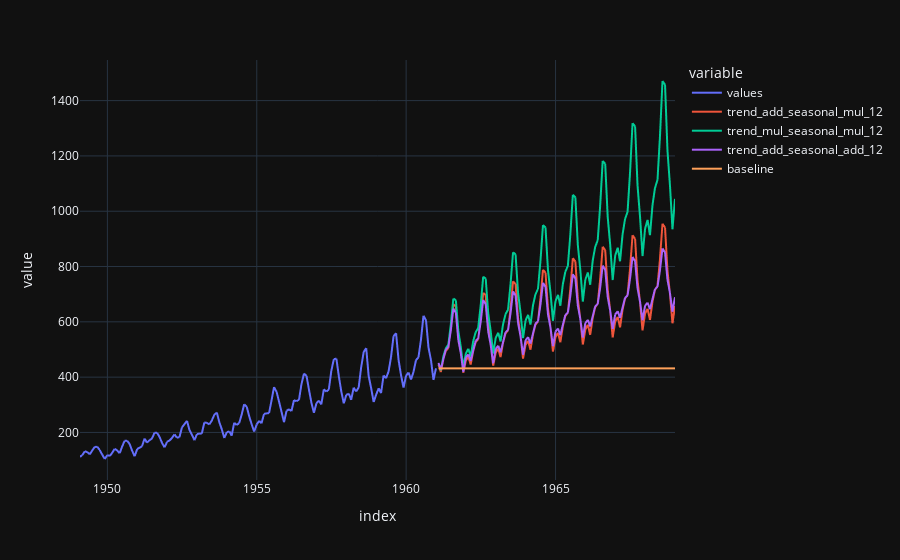

Here is the notebook cell this chart was saved with:
### Markdown cell above
## Variation playground: ETS

### Code cell
from modules import utils

df = df[['values']]

df_forecast = utils.get_model_forecast_exponential_smoothing(
    df, "values", horizon=96,
    class_config={"trend": "add", "seasonal": "mul", "seasonal_periods": 12},
    column_name='trend_add_seasonal_mul_12'
)
df_forecast = utils.get_model_forecast_exponential_smoothing(
    df_forecast, "values", horizon=96,
    class_config={"trend": "mul", "seasonal": "mul", "seasonal_periods": 12},
    column_name='trend_mul_seasonal_mul_12'
)
df_forecast = utils.get_model_forecast_exponential_smoothing(
    df_forecast, "values", horizon=96,
    class_config={"trend": "add", "seasonal": "add", "seasonal_periods": 12},
    column_name='trend_add_seasonal_add_12'
)
df_forecast = utils.get_model_forecast_exponential_smoothing(
    df_forecast, "values", horizon=96,
    column_name='baseline'
)

df_forecast.plot(color="variable")

### Figure 1 — Plotly figure (JSON) as saved in the notebook; plotly's stock layout.template omitted (floating-point values rounded to 4 significant figures; data arrays with more than 128 entries replaced by an {"elided": "..."} marker saying what was removed)
{"data": [{"hovertemplate": "variable=values<br>index=%{x}<br>value=%{y}<extra></extra>", "legendgroup": "values", "line": {"color": "#636efa", "dash": "solid"}, "marker": {"symbol": "circle"}, "mode": "lines", "name": "values", "showlegend": true, "type": "scattergl", "x": {"elided": "240 str values"}, "xaxis": "x", "y": {"elided": "240 float values"}, "yaxis": "y"}, {"hovertemplate": "variable=trend_add_seasonal_mul_12<br>index=%{x}<br>value=%{y}<extra></extra>", "legendgroup": "trend_add_seasonal_mul_12", "line": {"color": "#EF553B", "dash": "solid"}, "marker": {"symbol": "circle"}, "mode": "lines", "name": "trend_add_seasonal_mul_12", "showlegend": true, "type": "scattergl", "x": {"elided": "240 str values"}, "xaxis": "x", "y": {"elided": "240 float values"}, "yaxis": "y"}, {"hovertemplate": "variable=trend_mul_seasonal_mul_12<br>index=%{x}<br>value=%{y}<extra></extra>", "legendgroup": "trend_mul_seasonal_mul_12", "line": {"color": "#00cc96", "dash": "solid"}, "marker": {"symbol": "circle"}, "mode": "lines", "name": "trend_mul_seasonal_mul_12", "showlegend": true, "type": "scattergl", "x": {"elided": "240 str values"}, "xaxis": "x", "y": {"elided": "240 float values"}, "yaxis": "y"}, {"hovertemplate": "variable=trend_add_seasonal_add_12<br>index=%{x}<br>value=%{y}<extra></extra>", "legendgroup": "trend_add_seasonal_add_12", "line": {"color": "#ab63fa", "dash": "solid"}, "marker": {"symbol": "circle"}, "mode": "lines", "name": "trend_add_seasonal_add_12", "showlegend": true, "type": "scattergl", "x": {"elided": "240 str values"}, "xaxis": "x", "y": {"elided": "240 float values"}, "yaxis": "y"}, {"hovertemplate": "variable=baseline<br>index=%{x}<br>value=%{y}<extra></extra>", "legendgroup": "baseline", "line": {"color": "#FFA15A", "dash": "solid"}, "marker": {"symbol": "circle"}, "mode": "lines", "name": "baseline", "showlegend": true, "type": "scattergl", "x": {"elided": "240 str values"}, "xaxis": "x", "y": {"elided": "240 float values"}, "yaxis": "y"}], "layout": {"legend": {"title": {"text": "variable"}, "tracegroupgap": 0}, "margin": {"t": 60}, "xaxis": {"anchor": "y", "domain": [0, 1], "title": {"text": "index"}}, "yaxis": {"anchor": "x", "domain": [0, 1], "title": {"text": "value"}}}}
